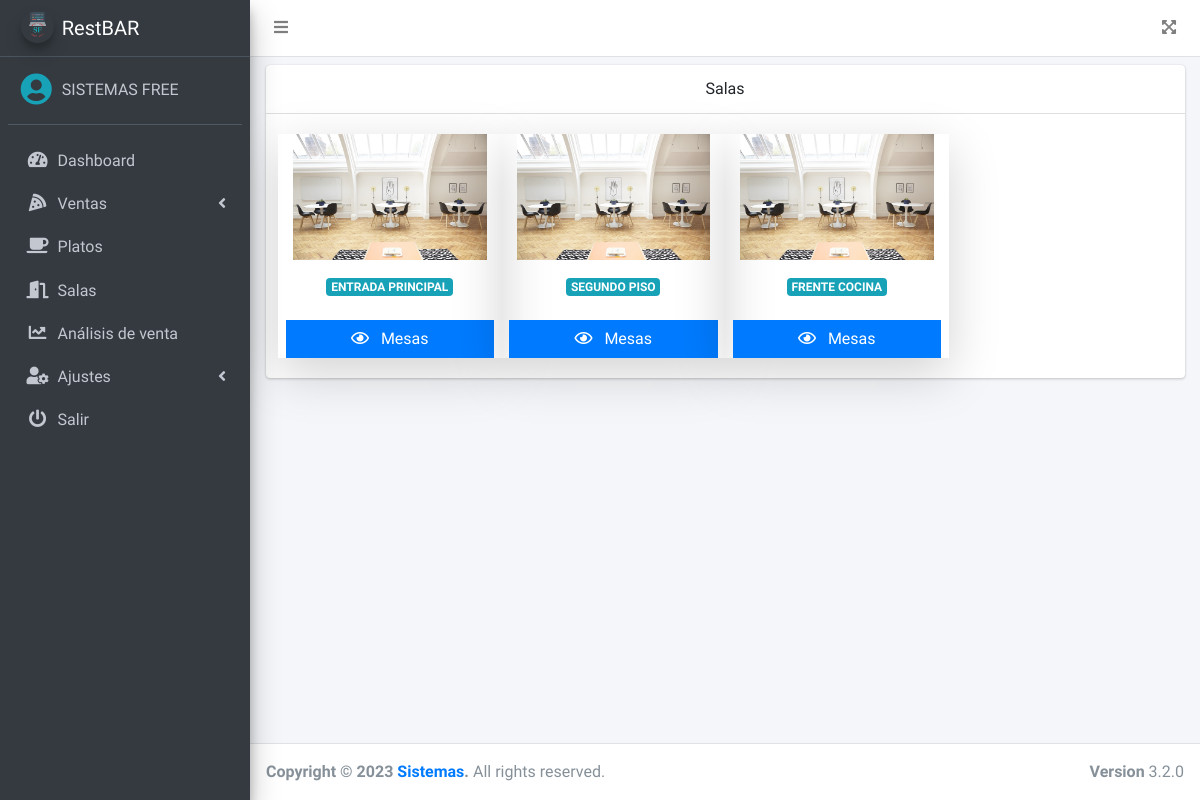
The page /src/ (signed in) on the database its author committed.
### tables this page shows
CREATE TABLE `salas` (
  `id` int(11) NOT NULL,
  `nombre` varchar(100) NOT NULL,
  `mesas` int(11) NOT NULL,
  `estado` int(11) NOT NULL DEFAULT 1
);

### src/index.php (the view, shortened to what this page needs)
<?php
if ($_SESSION['rol'] == 1 || $_SESSION['rol'] == 3) {
include_once "includes/header.php";
?>
<div class="card">
    <div class="card-header text-center">
        Salas
    </div>
    <div class="card-body">
        <div class="row">
            <?php
            include "../conexion.php";
            $query = mysqli_query($conexion, "SELECT * FROM salas WHERE estado = 1");
            $result = mysqli_num_rows($query);
            if ($result > 0) {
                while ($data = mysqli_fetch_assoc($query)) { ?>
                    <div class="col-md-3 shadow-lg">
                        <div class="col-12">
                            <img src="../assets/img/salas.jpg" class="product-image" alt="Product Image">
                        </div>
                        <h6 class="my-3 text-center"><span class="badge badge-info"><?php echo $data['nombre']; ?></span></h6>
                        <div class="mt-4">
                            <a class="btn btn-primary btn-block btn-flat" href="mesas.php?id_sala=<?php echo $data['id']; ?>&mesas=<?php echo $data['mesas']; ?>">
                                <i class="far fa-eye mr-2"></i>
                                Mesas
                            </a>
                        </div>
                    </div>
            <?php }
            } ?>
        </div>
    </div>
</div>
<?php include_once "includes/footer.php";
} else {
    header('Location: permisos.php');
}
?>

### rows shown on the page
salas: nombre "ENTRADA PRINCIPAL"
salas: nombre "SEGUNDO PISO"
salas: nombre "FRENTE COCINA"

### other values the page prints
$_SESSION['nombre'] "SISTEMAS FREE"
